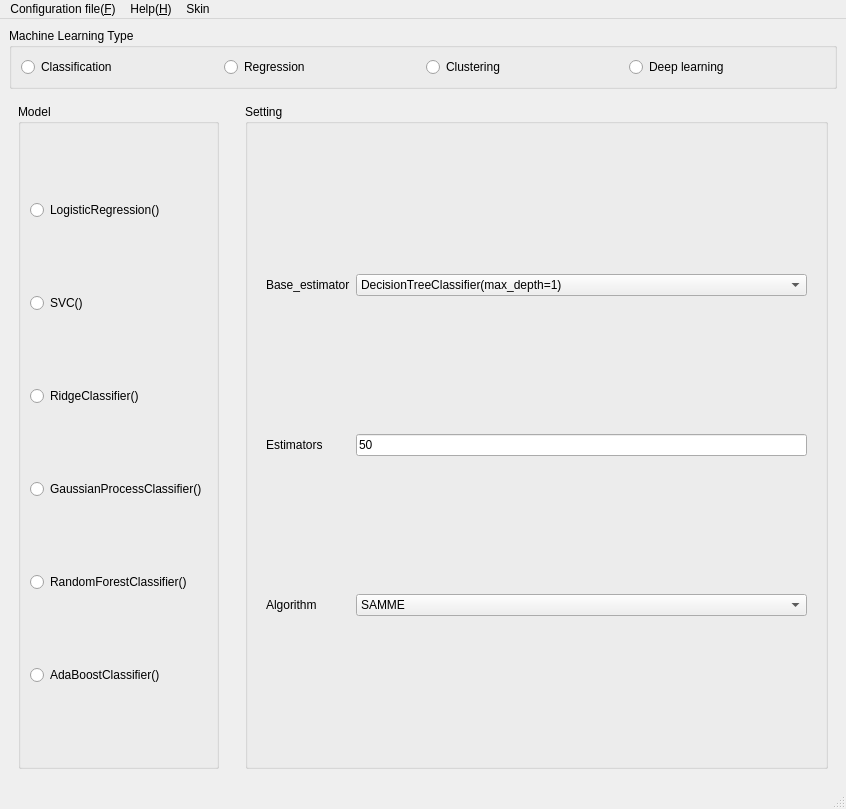
<?xml version="1.0" encoding="UTF-8"?>
<ui version="4.0">
 <class>MainWindow</class>
 <widget class="QMainWindow" name="MainWindow">
  <property name="geometry">
   <rect>
    <x>0</x>
    <y>0</y>
    <width>846</width>
    <height>809</height>
   </rect>
  </property>
  <property name="windowTitle">
   <string>MainWindow</string>
  </property>
  <widget class="QWidget" name="centralwidget">
   <layout class="QGridLayout" name="gridLayout_9">
    <item row="0" column="0">
     <widget class="QGroupBox" name="groupBox_machine_learning_type">
      <property name="title">
       <string>Machine Learning Type</string>
      </property>
      <layout class="QGridLayout" name="gridLayout_19">
       <item row="0" column="0">
        <layout class="QHBoxLayout" name="horizontalLayout">
         <item>
          <widget class="QRadioButton" name="radioButton_classification">
           <property name="text">
            <string>Classification</string>
           </property>
          </widget>
         </item>
         <item>
          <widget class="QRadioButton" name="radioButton_regression">
           <property name="text">
            <string>Regression</string>
           </property>
          </widget>
         </item>
         <item>
          <widget class="QRadioButton" name="radioButton_clustering">
           <property name="text">
            <string>Clustering</string>
           </property>
          </widget>
         </item>
         <item>
          <widget class="QRadioButton" name="radioButton_deeplearning">
           <property name="text">
            <string>Deep learning</string>
           </property>
          </widget>
         </item>
        </layout>
       </item>
      </layout>
     </widget>
    </item>
    <item row="1" column="0">
     <widget class="QStackedWidget" name="stackedWidget_machine_learning_type">
      <property name="layoutDirection">
       <enum>Qt::LeftToRight</enum>
      </property>
      <property name="currentIndex">
       <number>0</number>
      </property>
      <widget class="QWidget" name="stackedWidgetPage_classification">
       <layout class="QGridLayout" name="gridLayout_12">
        <item row="0" column="0">
         <widget class="QGroupBox" name="groupBox_method">
          <property name="title">
           <string>Model</string>
          </property>
          <layout class="QGridLayout" name="gridLayout_5">
           <item row="3" column="0">
            <widget class="QRadioButton" name="radioButton_classification_gaussianprocess">
             <property name="text">
              <string>GaussianProcessClassifier()</string>
             </property>
            </widget>
           </item>
           <item row="5" column="0">
            <widget class="QRadioButton" name="radioButton_classification_randomforest">
             <property name="text">
              <string>RandomForestClassifier()</string>
             </property>
            </widget>
           </item>
           <item row="1" column="0">
            <widget class="QRadioButton" name="radioButton_classification_svm">
             <property name="text">
              <string>SVC()</string>
             </property>
            </widget>
           </item>
           <item row="0" column="0">
            <widget class="QRadioButton" name="radioButton_classification_lr">
             <property name="text">
              <string>LogisticRegression()</string>
             </property>
            </widget>
           </item>
           <item row="8" column="0">
            <widget class="QRadioButton" name="radioButton_classification_adaboost">
             <property name="text">
              <string>AdaBoostClassifier()</string>
             </property>
            </widget>
           </item>
           <item row="2" column="0">
            <widget class="QRadioButton" name="radioButton_classification_ridge">
             <property name="text">
              <string>RidgeClassifier()</string>
             </property>
            </widget>
           </item>
          </layout>
         </widget>
        </item>
        <item row="0" column="2">
         <widget class="QGroupBox" name="groupBox_setting">
          <property name="sizePolicy">
           <sizepolicy hsizetype="Expanding" vsizetype="Expanding">
            <horstretch>0</horstretch>
            <verstretch>0</verstretch>
           </sizepolicy>
          </property>
          <property name="minimumSize">
           <size>
            <width>100</width>
            <height>0</height>
           </size>
          </property>
          <property name="title">
           <string>Setting</string>
          </property>
          <layout class="QGridLayout" name="gridLayout">
           <item row="0" column="1">
            <widget class="QStackedWidget" name="stackedWidget_classification_setting">
             <property name="sizePolicy">
              <sizepolicy hsizetype="Expanding" vsizetype="Expanding">
               <horstretch>0</horstretch>
               <verstretch>0</verstretch>
              </sizepolicy>
             </property>
             <property name="minimumSize">
              <size>
               <width>200</width>
               <height>0</height>
              </size>
             </property>
             <property name="currentIndex">
              <number>5</number>
             </property>
             <widget class="QWidget" name="to_lr">
              <layout class="QGridLayout" name="gridLayout_11">
               <item row="1" column="1">
                <widget class="QLineEdit" name="lineEdit_clf_lr_l1ratio">
                 <property name="text">
                  <string>0.5</string>
                 </property>
                </widget>
               </item>
               <item row="0" column="1">
                <widget class="QComboBox" name="comboBox_clf_lr_penalty">
                 <item>
                  <property name="text">
                   <string>elasticnet</string>
                  </property>
                 </item>
                 <item>
                  <property name="text">
                   <string>none</string>
                  </property>
                 </item>
                </widget>
               </item>
               <item row="1" column="0">
                <widget class="QLabel" name="label_2">
                 <property name="text">
                  <string>L1_ratio</string>
                 </property>
                </widget>
               </item>
               <item row="0" column="0">
                <widget class="QLabel" name="label_8">
                 <property name="text">
                  <string>Penalty</string>
                 </property>
                </widget>
               </item>
               <item row="2" column="0">
                <widget class="QLabel" name="label_12">
                 <property name="text">
                  <string>C</string>
                 </property>
                </widget>
               </item>
               <item row="2" column="1">
                <widget class="QLineEdit" name="lineEdit_clf_lr_C">
                 <property name="text">
                  <string>1</string>
                 </property>
                </widget>
               </item>
              </layout>
             </widget>
             <widget class="QWidget" name="to_svm">
              <layout class="QGridLayout" name="gridLayout_10">
               <item row="3" column="0">
                <widget class="QLabel" name="label_gamma">
                 <property name="text">
                  <string>Gamma</string>
                 </property>
                </widget>
               </item>
               <item row="1" column="0" colspan="3">
                <widget class="QLabel" name="label_C">
                 <property name="text">
                  <string>C</string>
                 </property>
                </widget>
               </item>
               <item row="0" column="0">
                <widget class="QLabel" name="label_clf_svm_kernel">
                 <property name="text">
                  <string>Kernel</string>
                 </property>
                </widget>
               </item>
               <item row="3" column="4">
                <widget class="QLineEdit" name="lineEdit_clf_svm_gamma">
                 <property name="text">
                  <string>scale</string>
                 </property>
                </widget>
               </item>
               <item row="0" column="4">
                <widget class="QComboBox" name="comboBox_clf_svm_kernel">
                 <item>
                  <property name="text">
                   <string>linear</string>
                  </property>
                 </item>
                 <item>
                  <property name="text">
                   <string>poly</string>
                  </property>
                 </item>
                 <item>
                  <property name="text">
                   <string>rbf</string>
                  </property>
                 </item>
                 <item>
                  <property name="text">
                   <string>sigmoid</string>
                  </property>
                 </item>
                </widget>
               </item>
               <item row="1" column="4">
                <widget class="QLineEdit" name="lineEdit_clf_svm_c">
                 <property name="text">
                  <string>1</string>
                 </property>
                </widget>
               </item>
              </layout>
             </widget>
             <widget class="QWidget" name="to_ridgeclf">
              <layout class="QGridLayout" name="gridLayout_14">
               <item row="0" column="1">
                <widget class="QLabel" name="label_20">
                 <property name="text">
                  <string>Alpha</string>
                 </property>
                </widget>
               </item>
               <item row="0" column="2">
                <widget class="QLineEdit" name="lineEdit_clf_ridgeclf_alpha">
                 <property name="text">
                  <string>1</string>
                 </property>
                </widget>
               </item>
              </layout>
             </widget>
             <widget class="QWidget" name="to_guassianprocess">
              <layout class="QGridLayout" name="gridLayout_24">
               <item row="0" column="1">
                <widget class="QLineEdit" name="lineEdit_clf_gaussianprocess_kernel">
                 <property name="text">
                  <string>None</string>
                 </property>
                </widget>
               </item>
               <item row="1" column="0">
                <widget class="QLabel" name="label_9">
                 <property name="text">
                  <string>Multi_class</string>
                 </property>
                </widget>
               </item>
               <item row="0" column="0">
                <widget class="QLabel" name="label_10">
                 <property name="text">
                  <string>Kernel</string>
                 </property>
                </widget>
               </item>
               <item row="1" column="1">
                <widget class="QComboBox" name="comboBox_clf_gaussianprocess_multiclass">
                 <item>
                  <property name="text">
                   <string>one_vs_rest</string>
                  </property>
                 </item>
                 <item>
                  <property name="text">
                   <string>one_vs_one</string>
                  </property>
                 </item>
                </widget>
               </item>
              </layout>
             </widget>
             <widget class="QWidget" name="to_randomforest">
              <layout class="QGridLayout" name="gridLayout_15">
               <item row="2" column="0">
                <widget class="QLabel" name="label_24">
                 <property name="text">
                  <string>N_estimators</string>
                 </property>
                </widget>
               </item>
               <item row="1" column="0">
                <widget class="QLabel" name="label_23">
                 <property name="text">
                  <string>Criterion</string>
                 </property>
                </widget>
               </item>
               <item row="4" column="0">
                <widget class="QLabel" name="label_26">
                 <property name="text">
                  <string>Max_depth</string>
                 </property>
                </widget>
               </item>
               <item row="1" column="1">
                <widget class="QComboBox" name="comboBox_clf_randomforest_criterion">
                 <item>
                  <property name="text">
                   <string>gini</string>
                  </property>
                 </item>
                 <item>
                  <property name="text">
                   <string>entropy</string>
                  </property>
                 </item>
                </widget>
               </item>
               <item row="4" column="1">
                <widget class="QLineEdit" name="lineEdit_clf_randomforest_maxdepth">
                 <property name="text">
                  <string>None</string>
                 </property>
                </widget>
               </item>
               <item row="2" column="1">
                <widget class="QLineEdit" name="lineEdit_clf_randomforest_estimators">
                 <property name="text">
                  <string>100</string>
                 </property>
                </widget>
               </item>
              </layout>
             </widget>
             <widget class="QWidget" name="to_adaboost">
              <layout class="QGridLayout" name="gridLayout_16">
               <item row="1" column="1">
                <widget class="QComboBox" name="comboBox_clf_adaboost_baseesitmator">
                 <item>
                  <property name="text">
                   <string>DecisionTreeClassifier(max_depth=1)</string>
                  </property>
                 </item>
                </widget>
               </item>
               <item row="1" column="0">
                <widget class="QLabel" name="label_31">
                 <property name="text">
                  <string>Base_estimator</string>
                 </property>
                </widget>
               </item>
               <item row="2" column="1">
                <widget class="QLineEdit" name="lineEdit_clf_adaboost_estimators">
                 <property name="text">
                  <string>50</string>
                 </property>
                </widget>
               </item>
               <item row="2" column="0">
                <widget class="QLabel" name="label_29">
                 <property name="text">
                  <string>Estimators</string>
                 </property>
                </widget>
               </item>
               <item row="3" column="0">
                <widget class="QLabel" name="label_7">
                 <property name="text">
                  <string>Algorithm</string>
                 </property>
                </widget>
               </item>
               <item row="3" column="1">
                <widget class="QComboBox" name="comboBox_clf_adaboost_algoritm">
                 <item>
                  <property name="text">
                   <string>SAMME</string>
                  </property>
                 </item>
                 <item>
                  <property name="text">
                   <string>SAMME.R</string>
                  </property>
                 </item>
                </widget>
               </item>
              </layout>
             </widget>
             <widget class="QWidget" name="to_none"/>
            </widget>
           </item>
          </layout>
         </widget>
        </item>
        <item row="0" column="1">
         <spacer name="horizontalSpacer">
          <property name="orientation">
           <enum>Qt::Horizontal</enum>
          </property>
          <property name="sizeType">
           <enum>QSizePolicy::Fixed</enum>
          </property>
          <property name="sizeHint" stdset="0">
           <size>
            <width>20</width>
            <height>20</height>
           </size>
          </property>
         </spacer>
        </item>
       </layout>
      </widget>
      <widget class="QWidget" name="stackedWidgetPage_regression">
       <layout class="QGridLayout" name="gridLayout_2">
        <item row="0" column="2">
         <widget class="QGroupBox" name="GroupBox_Settting">
          <property name="title">
           <string>Setting</string>
          </property>
          <layout class="QGridLayout" name="gridLayout_17">
           <item row="0" column="0">
            <widget class="QStackedWidget" name="stackedWidget_regression">
             <property name="minimumSize">
              <size>
               <width>0</width>
               <height>0</height>
              </size>
             </property>
             <property name="currentIndex">
              <number>6</number>
             </property>
             <widget class="QWidget" name="to_linearregression"/>
             <widget class="QWidget" name="to_lassoregression">
              <layout class="QGridLayout" name="gridLayout_13">
               <item row="0" column="0">
                <widget class="QLabel" name="label_11">
                 <property name="text">
                  <string>Alpha</string>
                 </property>
                </widget>
               </item>
               <item row="0" column="1">
                <widget class="QLineEdit" name="lineEdit_regression_lasso_alpha">
                 <property name="text">
                  <string>1</string>
                 </property>
                </widget>
               </item>
              </layout>
             </widget>
             <widget class="QWidget" name="to_ridgeregression">
              <layout class="QGridLayout" name="gridLayout_18">
               <item row="0" column="0">
                <widget class="QLabel" name="label_15">
                 <property name="text">
                  <string>Alpha</string>
                 </property>
                </widget>
               </item>
               <item row="0" column="1">
                <widget class="QLineEdit" name="lineEdit_regression_ridge_alpha">
                 <property name="text">
                  <string>1</string>
                 </property>
                </widget>
               </item>
              </layout>
             </widget>
             <widget class="QWidget" name="to_elasticnet">
              <layout class="QGridLayout" name="gridLayout_20">
               <item row="0" column="0">
                <widget class="QLabel" name="label_17">
                 <property name="text">
                  <string>L1_ratio</string>
                 </property>
                </widget>
               </item>
               <item row="2" column="0">
                <widget class="QLabel" name="label_28">
                 <property name="text">
                  <string>Alpha</string>
                 </property>
                </widget>
               </item>
               <item row="0" column="1">
                <widget class="QLineEdit" name="lineEdit_regression_elasticnet_l1ratio">
                 <property name="text">
                  <string>0.5</string>
                 </property>
                </widget>
               </item>
               <item row="2" column="1">
                <widget class="QLineEdit" name="lineEdit_regression_elasticnet_alpha">
                 <property name="text">
                  <string>1</string>
                 </property>
                </widget>
               </item>
              </layout>
             </widget>
             <widget class="QWidget" name="to_svm_regression">
              <layout class="QGridLayout" name="gridLayout_21">
               <item row="0" column="1">
                <widget class="QComboBox" name="comboBox_regression_svm_kernel">
                 <item>
                  <property name="text">
                   <string>linear</string>
                  </property>
                 </item>
                 <item>
                  <property name="text">
                   <string>poly</string>
                  </property>
                 </item>
                 <item>
                  <property name="text">
                   <string>rbf</string>
                  </property>
                 </item>
                 <item>
                  <property name="text">
                   <string>sigmoid</string>
                  </property>
                 </item>
                </widget>
               </item>
               <item row="2" column="0">
                <widget class="QLabel" name="label_3">
                 <property name="text">
                  <string>C</string>
                 </property>
                </widget>
               </item>
               <item row="0" column="0">
                <widget class="QLabel" name="label">
                 <property name="text">
                  <string>Kernel</string>
                 </property>
                </widget>
               </item>
               <item row="3" column="1">
                <widget class="QLineEdit" name="lineEdit_regression_svm_gamma">
                 <property name="text">
                  <string>scale</string>
                 </property>
                </widget>
               </item>
               <item row="3" column="0">
                <widget class="QLabel" name="label_4">
                 <property name="text">
                  <string>Gamma</string>
                 </property>
                </widget>
               </item>
               <item row="2" column="1">
                <widget class="QLineEdit" name="lineEdit_regression_svm_c">
                 <property name="text">
                  <string>1</string>
                 </property>
                </widget>
               </item>
              </layout>
             </widget>
             <widget class="QWidget" name="to_gaussianprocess">
              <layout class="QGridLayout" name="gridLayout_22">
               <item row="2" column="0">
                <widget class="QLabel" name="label_5">
                 <property name="text">
                  <string>Alpha</string>
                 </property>
                </widget>
               </item>
               <item row="0" column="0">
                <widget class="QLabel" name="label_6">
                 <property name="text">
                  <string>Kernel</string>
                 </property>
                </widget>
               </item>
               <item row="2" column="1">
                <widget class="QLineEdit" name="lineEdit_regression_gaussianprocess_alpha">
                 <property name="text">
                  <string>1e-10</string>
                 </property>
                </widget>
               </item>
               <item row="0" column="1">
                <widget class="QLineEdit" name="lineEdit_regression_gaussianprocess_kernel">
                 <property name="text">
                  <string>None</string>
                 </property>
                </widget>
               </item>
              </layout>
             </widget>
             <widget class="QWidget" name="to_randomforest_regression">
              <layout class="QGridLayout" name="gridLayout_23">
               <item row="0" column="0">
                <widget class="QLabel" name="label_30">
                 <property name="text">
                  <string>Criterion</string>
                 </property>
                </widget>
               </item>
               <item row="0" column="1">
                <widget class="QComboBox" name="comboBox_regression_randomforest_criterion">
                 <item>
                  <property name="text">
                   <string>mse</string>
                  </property>
                 </item>
                 <item>
                  <property name="text">
                   <string>mae</string>
                  </property>
                 </item>
                </widget>
               </item>
               <item row="1" column="0">
                <widget class="QLabel" name="label_25">
                 <property name="text">
                  <string>N_estimators</string>
                 </property>
                </widget>
               </item>
               <item row="1" column="1">
                <widget class="QLineEdit" name="lineEdit_regression_randomforest_estimators">
                 <property name="text">
                  <string>100</string>
                 </property>
                </widget>
               </item>
               <item row="2" column="0">
                <widget class="QLabel" name="label_27">
                 <property name="text">
                  <string>Max_depth</string>
                 </property>
                </widget>
               </item>
               <item row="2" column="1">
                <widget class="QLineEdit" name="lineEdit_regression_randomforest_maxdepth">
                 <property name="text">
                  <string>None</string>
                 </property>
                </widget>
               </item>
              </layout>
             </widget>
            </widget>
           </item>
          </layout>
         </widget>
        </item>
        <item row="0" column="0">
         <widget class="QGroupBox" name="Methods">
          <property name="title">
           <string>Methods</string>
          </property>
          <layout class="QGridLayout" name="gridLayout_6">
           <item row="6" column="1">
            <widget class="QRadioButton" name="radioButton_regression_gaussianprocess">
             <property name="text">
              <string>GaussianProcessRegressor()</string>
             </property>
            </widget>
           </item>
           <item row="1" column="1">
            <widget class="QRadioButton" name="radioButton_regression_lasso">
             <property name="text">
              <string>LassoCV()</string>
             </property>
            </widget>
           </item>
           <item row="8" column="1">
            <widget class="QRadioButton" name="radioButton_regression_randomforest">
             <property name="text">
              <string>RandomForestRegressor()</string>
             </property>
            </widget>
           </item>
           <item row="2" column="1">
            <widget class="QRadioButton" name="radioButton_regression_ridge">
             <property name="text">
              <string>ridge_regression()</string>
             </property>
            </widget>
           </item>
           <item row="0" column="1">
            <widget class="QRadioButton" name="radioButton_regression_linearregression">
             <property name="text">
              <string>LinearRegression()</string>
             </property>
            </widget>
           </item>
           <item row="4" column="1">
            <widget class="QRadioButton" name="radioButton_regression_svm">
             <property name="text">
              <string>SVR()</string>
             </property>
            </widget>
           </item>
           <item row="3" column="1">
            <widget class="QRadioButton" name="radioButton_regression_elasticnet">
             <property name="text">
              <string>ElasticNetCV()</string>
             </property>
            </widget>
           </item>
          </layout>
         </widget>
        </item>
        <item row="0" column="1">
         <spacer name="horizontalSpacer_2">
          <property name="orientation">
           <enum>Qt::Horizontal</enum>
          </property>
          <property name="sizeType">
           <enum>QSizePolicy::Fixed</enum>
          </property>
          <property name="sizeHint" stdset="0">
           <size>
            <width>20</width>
            <height>20</height>
           </size>
          </property>
         </spacer>
        </item>
       </layout>
       <zorder>Methods</zorder>
       <zorder>GroupBox_Settting</zorder>
       <zorder>horizontalSpacer_2</zorder>
      </widget>
      <widget class="QWidget" name="stackedWidgetPage_clustering">
       <layout class="QGridLayout" name="gridLayout_3">
        <item row="0" column="3">
         <widget class="QGroupBox" name="groupBox_settting">
          <property name="title">
           <string>Setting</string>
          </property>
          <layout class="QGridLayout" name="gridLayout_25">
           <item row="1" column="0">
            <widget class="QLabel" name="label_14">
             <property name="text">
              <string>init</string>
             </property>
            </widget>
           </item>
           <item row="0" column="2">
            <widget class="QSpinBox" name="spinBox"/>
           </item>
           <item row="0" column="0">
            <widget class="QLabel" name="label_13">
             <property name="text">
              <string>n_clusters</string>
             </property>
            </widget>
           </item>
           <item row="1" column="2">
            <widget class="QComboBox" name="comboBox">
             <item>
              <property name="text">
               <string>k-means++</string>
              </property>
             </item>
             <item>
              <property name="text">
               <string>random</string>
              </property>
             </item>
            </widget>
           </item>
           <item row="2" column="2">
            <widget class="QLineEdit" name="lineEdit">
             <property name="text">
              <string>10</string>
             </property>
            </widget>
           </item>
           <item row="2" column="0">
            <widget class="QLabel" name="label_16">
             <property name="text">
              <string>n_init</string>
             </property>
            </widget>
           </item>
           <item row="3" column="2">
            <widget class="QSpinBox" name="spinBox_2"/>
           </item>
           <item row="3" column="0">
            <widget class="QLabel" name="label_18">
             <property name="text">
              <string>random_state</string>
             </property>
            </widget>
           </item>
          </layout>
         </widget>
        </item>
        <item row="0" column="2">
         <spacer name="horizontalSpacer_3">
          <property name="orientation">
           <enum>Qt::Horizontal</enum>
          </property>
          <property name="sizeType">
           <enum>QSizePolicy::Fixed</enum>
          </property>
          <property name="sizeHint" stdset="0">
           <size>
            <width>20</width>
            <height>20</height>
           </size>
          </property>
         </spacer>
        </item>
        <item row="0" column="0" colspan="2">
         <widget class="QGroupBox" name="groupBox_methods">
          <property name="title">
           <string>Methods</string>
          </property>
          <layout class="QGridLayout" name="gridLayout_7">
           <item row="2" column="0">
            <widget class="QRadioButton" name="radioButton_hierarchical_clustering">
             <property name="text">
              <string>AgglomerativeClustering()</string>
             </property>
            </widget>
           </item>
           <item row="1" column="0">
            <widget class="QRadioButton" name="radioButton_spectral_clustering">
             <property name="text">
              <string>spectral_clustering()</string>
             </property>
            </widget>
           </item>
           <item row="0" column="0">
            <widget class="QRadioButton" name="radioButton_clustering_kmeans">
             <property name="text">
              <string>k_means()</string>
             </property>
            </widget>
           </item>
           <item row="3" column="0">
            <widget class="QRadioButton" name="radioButton_DBSCAN">
             <property name="text">
              <string>DBSCAN()</string>
             </property>
            </widget>
           </item>
          </layout>
         </widget>
        </item>
       </layout>
      </widget>
      <widget class="QWidget" name="stackedWidgetPage_deeplearning">
       <layout class="QGridLayout" name="gridLayout_4">
        <item row="0" column="0">
         <widget class="QGroupBox" name="groupBox_7">
          <property name="title">
           <string>Methods</string>
          </property>
          <layout class="QGridLayout" name="gridLayout_8">
           <item row="2" column="0">
            <widget class="QRadioButton" name="radioButton_RNN">
             <property name="text">
              <string>RNN</string>
             </property>
            </widget>
           </item>
           <item row="1" column="0">
            <widget class="QRadioButton" name="radioButton_GCN">
             <property name="text">
              <string>GCN</string>
             </property>
            </widget>
           </item>
           <item row="0" column="0">
            <widget class="QRadioButton" name="radioButton_CNN">
             <property name="text">
              <string>CNN</string>
             </property>
            </widget>
           </item>
          </layout>
         </widget>
        </item>
        <item row="0" column="1">
         <widget class="QGroupBox" name="groupBox_8">
          <property name="title">
           <string>Setting</string>
          </property>
         </widget>
        </item>
       </layout>
      </widget>
      <widget class="QWidget" name="stackedWidgetPage_none"/>
     </widget>
    </item>
   </layout>
  </widget>
  <widget class="QMenuBar" name="menubar">
   <property name="geometry">
    <rect>
     <x>0</x>
     <y>0</y>
     <width>846</width>
     <height>26</height>
    </rect>
   </property>
   <widget class="QMenu" name="menuConfiguration_file_F">
    <property name="title">
     <string>Configuration file(&amp;F)</string>
    </property>
    <addaction name="actionLoad_configuration"/>
    <addaction name="actionSave_configuration"/>
    <addaction name="actionGet_all_available_configuration"/>
   </widget>
   <widget class="QMenu" name="menuHelp_H">
    <property name="title">
     <string>Help(&amp;H)</string>
    </property>
    <addaction name="actionWeb"/>
    <addaction name="actionPDF"/>
   </widget>
   <widget class="QMenu" name="menuSkin">
    <property name="title">
     <string>Skin</string>
    </property>
    <addaction name="actionDark"/>
    <addaction name="actionBlack"/>
    <addaction name="actionDarkOrange"/>
    <addaction name="actionGray"/>
    <addaction name="actionBlue"/>
    <addaction name="actionNavy"/>
    <addaction name="actionClassic"/>
   </widget>
   <addaction name="menuConfiguration_file_F"/>
   <addaction name="menuHelp_H"/>
   <addaction name="menuSkin"/>
  </widget>
  <widget class="QStatusBar" name="statusbar"/>
  <action name="actionLoad_configuration">
   <property name="text">
    <string>Load configuration</string>
   </property>
  </action>
  <action name="actionSave_configuration">
   <property name="text">
    <string>Save configuration</string>
   </property>
  </action>
  <action name="actionWeb">
   <property name="text">
    <string>Web</string>
   </property>
  </action>
  <action name="actionPDF">
   <property name="text">
    <string>PDF</string>
   </property>
  </action>
  <action name="actionDark">
   <property name="text">
    <string>Dark</string>
   </property>
  </action>
  <action name="actionBlack">
   <property name="text">
    <string>Black</string>
   </property>
  </action>
  <action name="actionDarkOrange">
   <property name="text">
    <string>DarkOrange</string>
   </property>
  </action>
  <action name="actionGray">
   <property name="text">
    <string>Gray</string>
   </property>
  </action>
  <action name="actionBlue">
   <property name="text">
    <string>Blue</string>
   </property>
  </action>
  <action name="actionNavy">
   <property name="text">
    <string>Navy</string>
   </property>
  </action>
  <action name="actionClassic">
   <property name="text">
    <string>Classic</string>
   </property>
  </action>
  <action name="actionGet_all_available_configuration">
   <property name="text">
    <string>Get all available configuration</string>
   </property>
  </action>
 </widget>
 <resources/>
 <connections/>
</ui>
